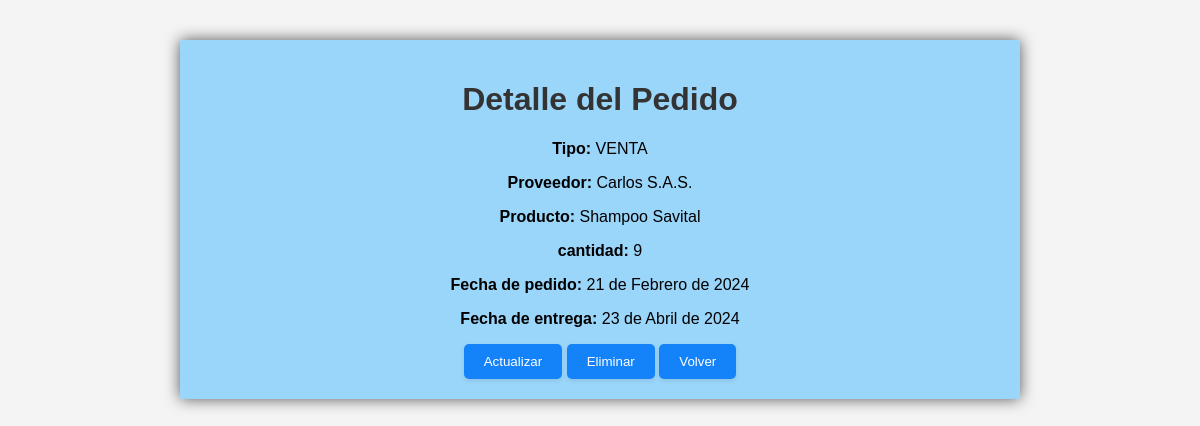
The app's page /pedidos/3/ with its own data.
### sgi_app/models.py (models this page shows, shortened)
class Pedido(models.Model):
    TIPO_CHOICES = (
        ('COMPRA', 'Compra'),
        ('VENTA', 'Venta'),
    )
    tipo = models.CharField(max_length=6, choices=TIPO_CHOICES, null=True)
    proveedor = models.ForeignKey(Proveedor, on_delete=models.CASCADE, null=True)
    producto = models.ForeignKey(Producto, on_delete=models.CASCADE)
    cantidad = models.PositiveIntegerField()
    fecha_pedido = models.DateField(auto_now_add=True)
    fecha_entrega = models.DateField()

class Proveedor(models.Model):
    nombre = models.CharField(max_length=100)
    direccion = models.CharField(max_length=200)
    telefono = models.CharField(max_length=15)
    def __str__(self):
        return self.nombre

class Producto(models.Model):
    nombre = models.CharField(max_length=100)
    descripcion = models.TextField()
    proveedor = models.ForeignKey(Proveedor, on_delete=models.CASCADE)
    cantidad_disponible = models.PositiveIntegerField(default=0)
    precio_unitario = models.DecimalField(max_digits=10, decimal_places=2)
    fecha_vencimiento = models.DateField()
    def __str__(self):
        return self.nombre

### sgi_app/views.py (the view)
# urls.py: path('pedidos/<int:pk>/', detalle_pedido, name='detalle_pedido'),
def detalle_pedido(request, pk):
    pedido = get_object_or_404(Pedido, pk=pk)
    return render(request, 'detalle_pedido.html', {'pedido': pedido})

### sgi_app/templates/detalle_pedido.html (shortened to what this page needs)
{% load static %}
<!DOCTYPE html>
<html lang="es">
<head>
    <link rel="stylesheet" type="text/css" href="{% static 'sgi_app/styles.css' %}">
</head>
<body>
    <div class="container">
        <h1>Detalle del Pedido</h1>
        <p><strong>Tipo:</strong> {{ pedido.tipo}}</p>
        <p><strong>Proveedor:</strong> {{ pedido.proveedor }}</p>
        <p><strong>Producto:</strong> {{ pedido.producto }}</p>
        <p><strong>cantidad:</strong> {{ pedido.cantidad }}</p>
        <p><strong>Fecha de pedido:</strong> {{ pedido.fecha_pedido }}</p>
        <p><strong>Fecha de entrega:</strong> {{ pedido.fecha_entrega }}</p>
        <a href="{% url 'actualizar_pedido' pk=pedido.pk %}"><button>Actualizar</button></a>
        <a href="{% url 'eliminar_pedido' pk=pedido.pk %}"><button>Eliminar</button></a>
        <a href="{% url 'lista_pedidos' %}"><button>Volver</button></a>
    </div>
</body>
</html>

### sgi_app/static/sgi_app/styles.css (style rules this page uses)
body { font-family: Arial, sans-serif; margin: 20px; padding: 20px; background-color: #f4f4f4; }
.container { max-width: 800px; margin: 0 auto; background-color: #8fd1fbe2; padding: 20px; border-radius: 2px; box-shadow: 0 0 15px rgba(0, 0, 0, 0.656); text-align: center; }
h1, h2 { text-align: center; }
h1 { color: #333; }
button { padding: 10px 20px; background-color: #1483f9; color: #fff; border: none; border-radius: 5px; cursor: pointer; box-shadow: 0 2px 4px rgba(42, 40, 40, 0.1); }

### records on screen
Pedido: tipo "VENTA", proveedor "Carlos S.A.S.", producto "Shampoo Savital", cantidad "9", fecha_pedido "21 de Febrero de 2024", fecha_entrega "23 de Abril de 2024"
